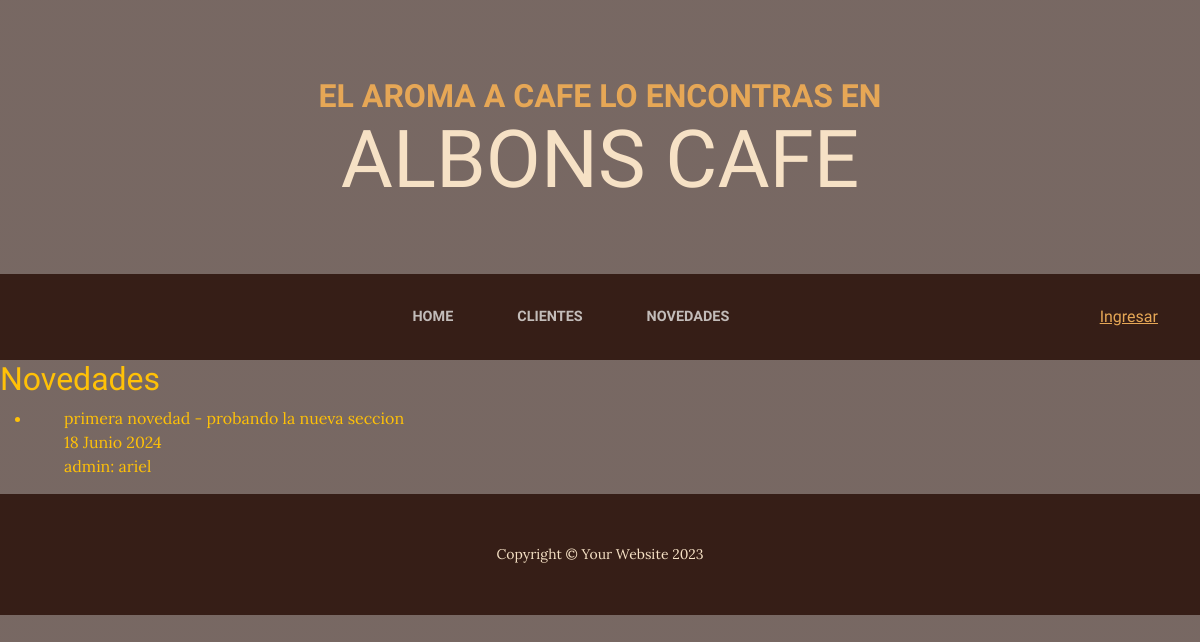
The page /novedades/ on the database as committed earlier.
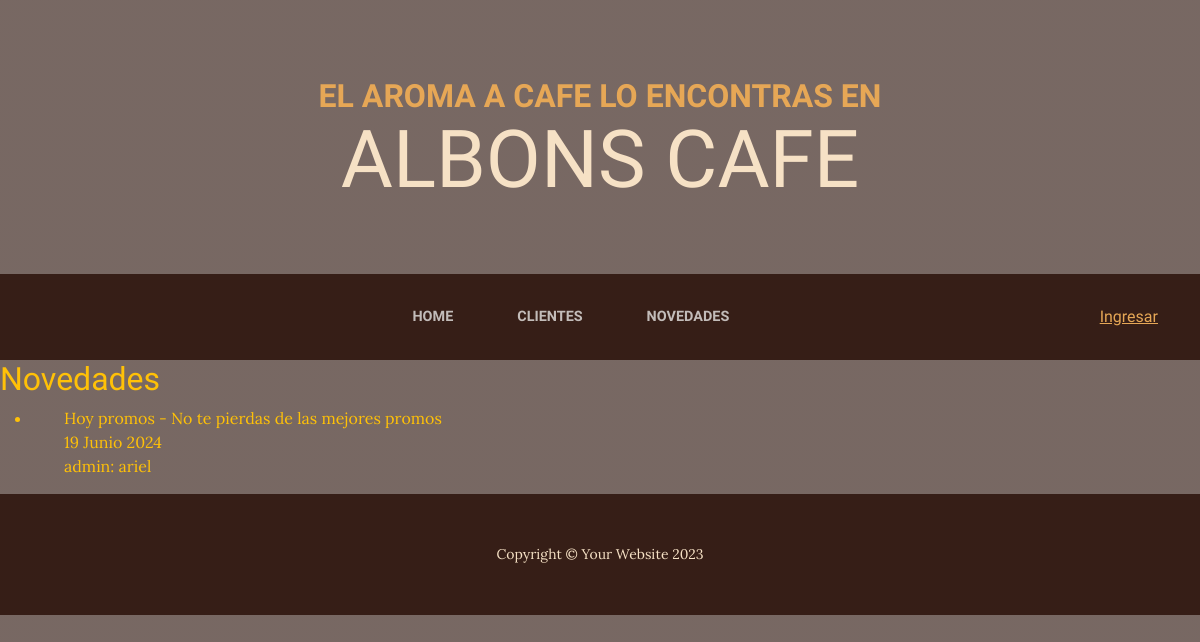
The same page on the database as committed later.
### albonsapp/models.py (models this page shows)
class Novedad(models.Model):
    usuario = models.CharField(max_length=20)
    titulo = models.CharField(max_length=20)
    descripcion = models.TextField()
    imagen = models.ImageField(upload_to='imgPost', blank=True, null=True)
    date = models.DateField(datetime.date.today)

### albonsapp/views.py (the view)
# urls.py: path('novedades/', novedades, name="novedades"),
def novedades(req):
    lista = Novedad.objects.all()
    return render(req, 'novedades.html', {"lista_novedades":lista})

### albonsapp/templates/novedades.html (shortened to what this page needs)
{% extends 'base.html' %}
{% block blockbody %}
    <h2>Novedades</h2>
    <ul>
            {% for novedad in lista_novedades %}
                <li>
                    <ul>{{novedad.titulo}} - {{novedad.descripcion}}</ul>
                    <ul>{{novedad.date}}</ul>
                    <ul>admin: {{novedad.usuario}}</ul>
                </li>
            {% endfor %}
    </ul>
{% endblock blockbody %}

Rows that differ between the two databases and show on the page:
removed Novedad: titulo "primera novedad", descripcion "probando la nueva seccion", date "18 Junio 2024", usuario "ariel"
added Novedad: titulo "Hoy promos", descripcion "No te pierdas de las mejores promos", date "19 Junio 2024", usuario "ariel"
